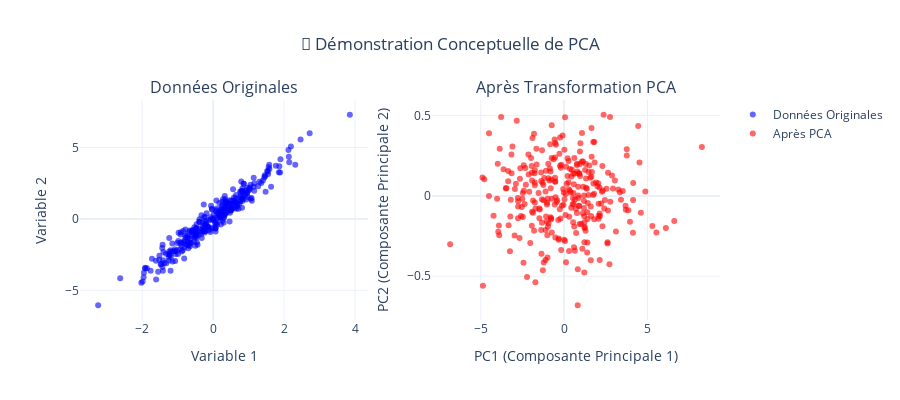

Notebook cell for this chart:
### Markdown cell above
## 🎯 2. Théorie PCA et Visualisations Conceptuelles

### Qu'est-ce que l'Analyse en Composantes Principales (PCA) ?

L'**Analyse en Composantes Principales (PCA)** est une technique de réduction de dimensionnalité qui transforme un ensemble de variables potentiellement corrélées en un ensemble plus petit de variables non corrélées appelées **composantes principales**.

| **Concept** | **Explication** |
|-------------|-----------------|
| **🎯 Objectif** | Réduire la complexité des données tout en préservant l'information essentielle |
| **⚙️ Principe** | Trouve les directions de variance maximale dans l'espace des données |
| **📊 Résultat** | Nouvelles variables (PC1, PC2, ...) ordonnées par importance décroissante |
| **✨ Bénéfice** | Élimine la redondance et facilite la visualisation et l'analyse |

### Code cell
# Démonstration conceptuelle de PCA avec des données synthétiques
np.random.seed(42)

# Génération de données 2D corrélées pour démonstration
n_samples = 300
x1 = np.random.normal(0, 1, n_samples)
x2 = 2 * x1 + np.random.normal(0, 0.5, n_samples)
X_demo = np.column_stack([x1, x2])

# Application de PCA
pca_demo = PCA(n_components=2)
X_pca_demo = pca_demo.fit_transform(X_demo)

# Création de la visualisation conceptuelle
fig = make_subplots(
    rows=1, cols=2,
    subplot_titles=('Données Originales', 'Après Transformation PCA'),
    specs=[[{"secondary_y": False}, {"secondary_y": False}]]
)

# Graphique des données originales
fig.add_trace(
    go.Scatter(x=X_demo[:, 0], y=X_demo[:, 1], 
               mode='markers', name='Données Originales',
               marker=dict(color='blue', opacity=0.6)),
    row=1, col=1
)

# Graphique après PCA
fig.add_trace(
    go.Scatter(x=X_pca_demo[:, 0], y=X_pca_demo[:, 1], 
               mode='markers', name='Après PCA',
               marker=dict(color='red', opacity=0.6)),
    row=1, col=2
)

# Mise en forme
fig.update_layout(
    title_text="🔄 Démonstration Conceptuelle de PCA",
    title_x=0.5,
    height=400,
    showlegend=True
)

fig.update_xaxes(title_text="Variable 1", row=1, col=1)
fig.update_yaxes(title_text="Variable 2", row=1, col=1)
fig.update_xaxes(title_text="PC1 (Composante Principale 1)", row=1, col=2)
fig.update_yaxes(title_text="PC2 (Composante Principale 2)", row=1, col=2)

fig.show()

# Affichage des statistiques
print(f"📊 Variance expliquée par PC1: {pca_demo.explained_variance_ratio_[0]:.1%}")
print(f"📊 Variance expliquée par PC2: {pca_demo.explained_variance_ratio_[1]:.1%}")
print(f"📊 Variance totale expliquée: {sum(pca_demo.explained_variance_ratio_):.1%}")

### Figure 1 — Plotly figure (JSON) as saved in the notebook; plotly's stock layout.template omitted (floating-point values rounded to 4 significant figures; data arrays with more than 128 entries replaced by an {"elided": "..."} marker saying what was removed)
{"data": [{"marker": {"color": "blue", "opacity": 0.6}, "mode": "markers", "name": "Données Originales", "type": "scatter", "x": {"elided": "300 float values"}, "xaxis": "x", "y": {"elided": "300 float values"}, "yaxis": "y"}, {"marker": {"color": "red", "opacity": 0.6}, "mode": "markers", "name": "Après PCA", "type": "scatter", "x": {"elided": "300 float values"}, "xaxis": "x2", "y": {"elided": "300 float values"}, "yaxis": "y2"}], "layout": {"annotations": [{"font": {"size": 16}, "showarrow": false, "text": "Données Originales", "x": 0.225, "xanchor": "center", "xref": "paper", "y": 1, "yanchor": "bottom", "yref": "paper"}, {"font": {"size": 16}, "showarrow": false, "text": "Après Transformation PCA", "x": 0.775, "xanchor": "center", "xref": "paper", "y": 1, "yanchor": "bottom", "yref": "paper"}], "height": 400, "showlegend": true, "title": {"text": "🔄 Démonstration Conceptuelle de PCA", "x": 0.5}, "xaxis": {"anchor": "y", "domain": [0, 0.45], "title": {"text": "Variable 1"}}, "xaxis2": {"anchor": "y2", "domain": [0.55, 1], "title": {"text": "PC1 (Composante Principale 1)"}}, "yaxis": {"anchor": "x", "domain": [0, 1], "title": {"text": "Variable 2"}}, "yaxis2": {"anchor": "x2", "domain": [0, 1], "title": {"text": "PC2 (Composante Principale 2)"}}}}
